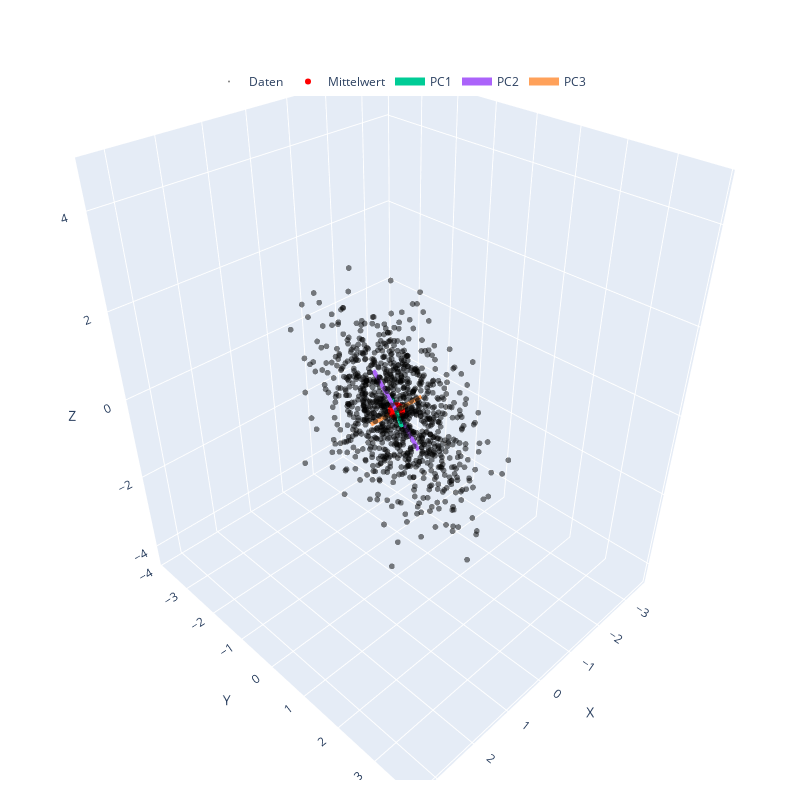

Source (notebook cell):
### Markdown cell above
## 4. Investigation in 3D

### (a) PCA and 3D Visualization (3 Points)
- Perform **PCA** on the `data3d`.
- Plot the original data points in **3D**, along with the **eigenvectors** of the covariance matrix.
- **Describe the relationships** between:
  - The **covariance matrix**
  - The **eigenvalues**
  - The **eigenvectors**

### Code cell
# TODO: print covariance matrix
#use ourCov to calculate the covraiance matrix
cov = ourCov(data3d)
print("Covariance matrix:\n", cov)

# TODO: Apply PCA to 3D data
#calculating the PCA of data3d using our pca function
pcaData3d, eigVec, eigVal, mean = pca(data3d)

# TODO: plot using the plot3DPCA function
#plotting the original data points with the eigenvectors
#as pca also calculates the eigenvectors using the covariance, we can use them
plot3DPCA(data3d, mean, eigVec, eigVal)

#relationship:
#the covariance matrix describes the variance and correlation of variables of a dataset
#the eigenvectors point in the direction of maximum variance, they also define the principal components
#the eigenvalues show how much variance exists in each direction (each eigenvector)

### Figure 1 — Plotly figure (JSON) as saved in the notebook; plotly's stock layout.template omitted (floating-point values rounded to 4 significant figures; data arrays with more than 128 entries replaced by an {"elided": "..."} marker saying what was removed)
{"data": [{"marker": {"color": "black", "opacity": 0.5, "size": 2}, "mode": "markers", "name": "Daten", "type": "scatter3d", "x": {"elided": "1000 float values"}, "y": {"elided": "1000 float values"}, "z": {"elided": "1000 float values"}}, {"marker": {"color": "red", "size": 6}, "mode": "markers", "name": "Mittelwert", "type": "scatter3d", "x": [-0.03112], "y": [-0.0357], "z": [-0.04833]}, {"line": {"width": 8}, "mode": "lines", "name": "PC1", "type": "scatter3d", "x": [-0.9342, 0.872], "y": [-1.091, 1.02], "z": [-0.6836, 0.5869]}, {"line": {"width": 8}, "mode": "lines", "name": "PC2", "type": "scatter3d", "x": [-0.1259, 0.06365], "y": [0.4924, -0.5638], "z": [-0.791, 0.6943]}, {"line": {"width": 8}, "mode": "lines", "name": "PC3", "type": "scatter3d", "x": [-0.4837, 0.4214], "y": [0.2111, -0.2825], "z": [0.1849, -0.2816]}], "layout": {"height": 800, "legend": {"orientation": "h", "x": 0.5, "xanchor": "center", "y": 0.9, "yanchor": "bottom"}, "margin": {"b": 20, "l": 20, "r": 20, "t": 20}, "scene": {"aspectmode": "data", "xaxis": {"title": {"text": "X"}}, "yaxis": {"title": {"text": "Y"}}, "zaxis": {"title": {"text": "Z"}}}, "width": 800}}
